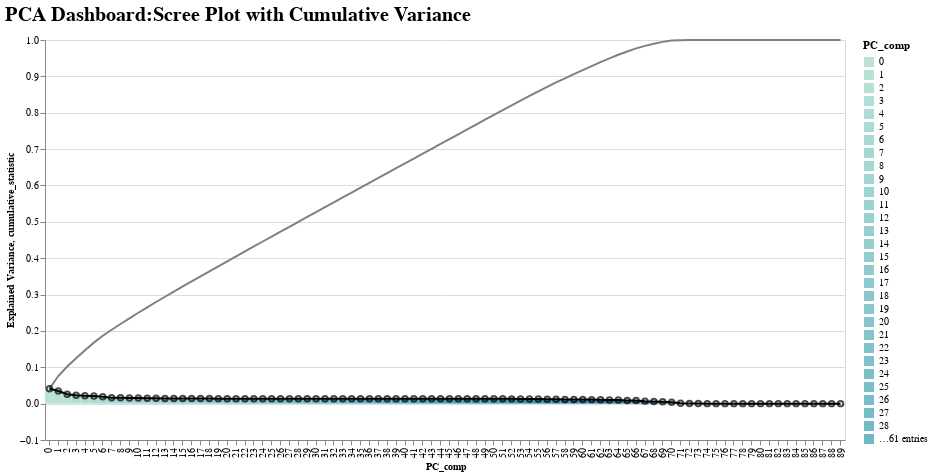

This figure's notebook cell:
### Code cell
# (rect + chart + scree ).properties(
#     title="PCA-based Dashboard :Explained Variance of each component and its cumulative",
#     #tooltip=['Explained Variance:Q','PC_comp:N'],

#     width=500,
# ).configure_axis(
#     labelFontSize=20,
#     titleFontSize=10
# )
# https://vega.github.io/vega/docs/schemes/
(rect+ chart + scree.mark_line()+scree.mark_point()).layer[0].encoding.y.title = 'Explained Variance'

(rect+ chart + scree.mark_line()+scree.mark_point()).configure_title(
    fontSize=20,
    font='Courier',
    anchor='start',
    color='black'
).properties(
#     width=600,
#     height=600,
    title='PCA Dashboard:Scree Plot with Cumulative Variance'
).configure_axis(
     labelFontSize=10,
     titleFontSize=10
 )
#title=alt.title(alt.expr(f'Scree Plot for PCA with Cumulative Variance'))
##.encode(y=alt.Y('Explained Variance', title='Explained Variance')

### Figure 1 — Vega-Lite specification as saved in the notebook (floating-point values rounded to 4 significant figures)
{"config": {"view": {"continuousWidth": 400, "continuousHeight": 300}, "axis": {"labelFontSize": 10, "titleFontSize": 10}, "title": {"anchor": "start", "color": "black", "font": "Courier", "fontSize": 20}}, "layer": [{"mark": {"type": "rect", "size": 90}, "encoding": {"color": {"condition": {"field": "PC_comp", "scale": {"scheme": "tealblues"}, "type": "nominal", "selection": "selector012"}, "value": "lightgray"}, "opacity": {"condition": {"value": 1.0, "selection": "selector012"}, "value": 0.5}, "tooltip": [{"field": "Explained Variance", "type": "quantitative"}, {"field": "PC_comp", "type": "nominal"}], "x": {"field": "PC_comp", "type": "nominal"}, "y": {"field": "Explained Variance", "type": "quantitative"}}, "selection": {"selector012": {"type": "single", "fields": ["PC_comp"], "bind": {"input": "select", "options": [0, 1, 2, 3, 4, 5, 6, 7, 8, 9, 10, 11, 12, 13], "name": "PC_comp"}}}, "width": 800}, {"layer": [{"mark": {"type": "line", "color": "gray"}, "encoding": {"x": {"field": "PC_comp", "type": "nominal"}, "y": {"field": "cumulative_statistic", "type": "quantitative"}}, "transform": [{"window": [{"op": "sum", "field": "Explained Variance", "as": "cumulative_statistic"}]}], "width": 600}, {"mark": "point", "encoding": {"opacity": {"value": 0}, "x": {"field": "PC_comp", "type": "nominal"}}, "selection": {"selector011": {"type": "single", "nearest": true, "on": "mouseover", "fields": ["PC_comp"], "empty": "none"}}}, {"mark": "point", "encoding": {"opacity": {"condition": {"value": 1, "selection": "selector011"}, "value": 0}, "x": {"field": "PC_comp", "type": "nominal"}, "y": {"field": "cumulative_statistic", "type": "quantitative"}}, "transform": [{"window": [{"op": "sum", "field": "Explained Variance", "as": "cumulative_statistic"}]}], "width": 600}, {"mark": {"type": "rule", "color": "black"}, "encoding": {"x": {"field": "PC_comp", "type": "nominal"}}, "transform": [{"filter": {"selection": "selector011"}}]}, {"mark": {"type": "text", "align": "left", "dx": 5, "dy": -5}, "encoding": {"text": {"condition": {"field": "cumulative_statistic", "type": "quantitative", "selection": "selector011"}, "value": " "}, "x": {"field": "PC_comp", "type": "nominal"}, "y": {"field": "cumulative_statistic", "type": "quantitative"}}, "transform": [{"window": [{"op": "sum", "field": "Explained Variance", "as": "cumulative_statistic"}]}], "width": 600}], "height": 400, "width": 800}, {"mark": "line", "encoding": {"color": {"value": "black"}, "x": {"field": "PC_comp", "type": "nominal"}, "y": {"field": "Explained Variance", "type": "quantitative"}}, "width": 800}, {"mark": "point", "encoding": {"color": {"value": "black"}, "x": {"field": "PC_comp", "type": "nominal"}, "y": {"field": "Explained Variance", "type": "quantitative"}}, "width": 800}], "data": {"name": "data-1ae10b3bf7e39d3991959e116b0d271b"}, "title": "PCA Dashboard:Scree Plot with Cumulative Variance", "$schema": "https://vega.github.io/schema/vega-lite/v4.17.0.json", "datasets": {"data-1ae10b3bf7e39d3991959e116b0d271b": [{"Explained Variance": 0.04123, "PC_comp": 0}, {"Explained Variance": 0.03472, "PC_comp": 1}, {"Explained Variance": 0.02601, "PC_comp": 2}, {"Explained Variance": 0.02292, "PC_comp": 3}, {"Explained Variance": 0.02163, "PC_comp": 4}, {"Explained Variance": 0.02122, "PC_comp": 5}, {"Explained Variance": 0.01886, "PC_comp": 6}, {"Explained Variance": 0.01648, "PC_comp": 7}, {"Explained Variance": 0.0159, "PC_comp": 8}, {"Explained Variance": 0.01559, "PC_comp": 9}, {"Explained Variance": 0.01539, "PC_comp": 10}, {"Explained Variance": 0.01499, "PC_comp": 11}, {"Explained Variance": 0.01456, "PC_comp": 12}, {"Explained Variance": 0.0144, "PC_comp": 13}, {"Explained Variance": 0.0143, "PC_comp": 14}, {"Explained Variance": 0.01413, "PC_comp": 15}, {"Explained Variance": 0.014, "PC_comp": 16}, {"Explained Variance": 0.01387, "PC_comp": 17}, {"Explained Variance": 0.01383, "PC_comp": 18}, {"Explained Variance": 0.01375, "PC_comp": 19}, {"Explained Variance": 0.01367, "PC_comp": 20}, {"Explained Variance": 0.01365, "PC_comp": 21}, {"Explained Variance": 0.01362, "PC_comp": 22}, {"Explained Variance": 0.01358, "PC_comp": 23}, {"Explained Variance": 0.01356, "PC_comp": 24}, {"Explained Variance": 0.01354, "PC_comp": 25}, {"Explained Variance": 0.01351, "PC_comp": 26}, {"Explained Variance": 0.0135, "PC_comp": 27}, {"Explained Variance": 0.01348, "PC_comp": 28}, {"Explained Variance": 0.01346, "PC_comp": 29}, {"Explained Variance": 0.01344, "PC_comp": 30}, {"Explained Variance": 0.01344, "PC_comp": 31}, {"Explained Variance": 0.01341, "PC_comp": 32}, {"Explained Variance": 0.0134, "PC_comp": 33}, {"Explained Variance": 0.0134, "PC_comp": 34}, {"Explained Variance": 0.01338, "PC_comp": 35}, {"Explained Variance": 0.01338, "PC_comp": 36}, {"Explained Variance": 0.01337, "PC_comp": 37}, {"Explained Variance": 0.01337, "PC_comp": 38}, {"Explained Variance": 0.01337, "PC_comp": 39}, {"Explained Variance": 0.01336, "PC_comp": 40}, {"Explained Variance": 0.01336, "PC_comp": 41}, {"Explained Variance": 0.01335, "PC_comp": 42}, {"Explained Variance": 0.01335, "PC_comp": 43}, {"Explained Variance": 0.01335, "PC_comp": 44}, {"Explained Variance": 0.01334, "PC_comp": 45}, {"Explained Variance": 0.01334, "PC_comp": 46}, {"Explained Variance": 0.01333, "PC_comp": 47}, {"Explained Variance": 0.01333, "PC_comp": 48}, {"Explained Variance": 0.0133, "PC_comp": 49}, {"Explained Variance": 0.01327, "PC_comp": 50}, {"Explained Variance": 0.01321, "PC_comp": 51}, {"Explained Variance": 0.01312, "PC_comp": 52}, {"Explained Variance": 0.01294, "PC_comp": 53}, {"Explained Variance": 0.01281, "PC_comp": 54}, {"Explained Variance": 0.01273, "PC_comp": 55}, {"Explained Variance": 0.01233, "PC_comp": 56}, {"Explained Variance": 0.0121, "PC_comp": 57}, {"Explained Variance": 0.01147, "PC_comp": 58}, {"Explained Variance": 0.01132, "PC_comp": 59}, {"Explained Variance": 0.01123, "PC_comp": 60}, {"Explained Variance": 0.01104, "PC_comp": 61}, {"Explained Variance": 0.01095, "PC_comp": 62}, {"Explained Variance": 0.01027, "PC_comp": 63}, {"Explained Variance": 0.01004, "PC_comp": 64}, {"Explained Variance": 0.008905, "PC_comp": 65}, {"Explained Variance": 0.008394, "PC_comp": 66}, {"Explained Variance": 0.0069, "PC_comp": 67}, {"Explained Variance": 0.006123, "PC_comp": 68}, {"Explained Variance": 0.004942, "PC_comp": 69}, {"Explained Variance": 0.003631, "PC_comp": 70}, {"Explained Variance": 0.0007837, "PC_comp": 71}, {"Explained Variance": 0.0004555, "PC_comp": 72}, {"Explained Variance": 0.0002865, "PC_comp": 73}, {"Explained Variance": 1.279e-05, "PC_comp": 74}, {"Explained Variance": 1.105e-17, "PC_comp": 75}, {"Explained Variance": 1.084e-17, "PC_comp": 76}, {"Explained Variance": 5.062e-18, "PC_comp": 77}, {"Explained Variance": 4.562e-18, "PC_comp": 78}, {"Explained Variance": 3.085e-18, "PC_comp": 79}, {"Explained Variance": 2.175e-18, "PC_comp": 80}, {"Explained Variance": 6.789e-19, "PC_comp": 81}, {"Explained Variance": 0.0, "PC_comp": 82}, {"Explained Variance": -1.26e-19, "PC_comp": 83}, {"Explained Variance": -3.723e-19, "PC_comp": 84}, {"Explained Variance": -2.518e-18, "PC_comp": 85}, {"Explained Variance": -3.383e-18, "PC_comp": 86}, {"Explained Variance": -4.752e-18, "PC_comp": 87}, {"Explained Variance": -8.156e-18, "PC_comp": 88}, {"Explained Variance": -8.9e-18, "PC_comp": 89}]}}
